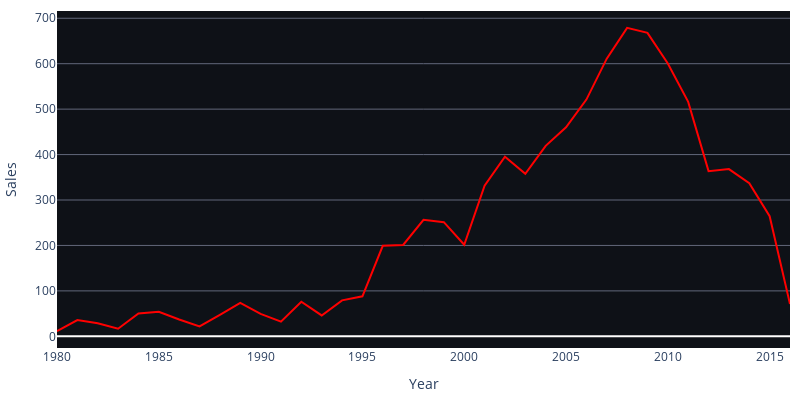

This figure's notebook cell:
### Code cell
fig = px.line(df.groupby('Year')['Global_Sales'].sum().reset_index(), x='Year', y='Global_Sales')
fig.update_yaxes(title_text='Global Sales')
fig.update_traces(line=dict(color='red'))
fig.update_layout(
xaxis_title='Year',
yaxis_title='Sales',
width=800,
height=400,
margin=dict(l=10, r=10, t=10, b=10),
xaxis=dict(showgrid=False),
yaxis=dict(showgrid=True, gridcolor='#61677A'),
hovermode='x',  # Show tooltips on hover
hoverlabel=dict(bgcolor='#1A1A40', font_size=12),  # Tooltip style
)
fig.update_layout(plot_bgcolor='#0E1117' ,)
fig.show()

### Figure 1 — Plotly figure (JSON) as saved in the notebook; plotly's stock layout.template omitted (floating-point values rounded to 4 significant figures)
{"data": [{"hovertemplate": "Year=%{x}<br>Global_Sales=%{y}<extra></extra>", "legendgroup": "", "line": {"color": "red", "dash": "solid"}, "marker": {"symbol": "circle"}, "mode": "lines", "name": "", "orientation": "v", "showlegend": false, "type": "scatter", "x": [1980, 1981, 1982, 1983, 1984, 1985, 1986, 1987, 1988, 1989, 1990, 1991, 1992, 1993, 1994, 1995, 1996, 1997, 1998, 1999, 2000, 2001, 2002, 2003, 2004, 2005, 2006, 2007, 2008, 2009, 2010, 2011, 2012, 2013, 2014, 2015, 2016], "xaxis": "x", "y": [11.38, 35.77, 28.86, 16.79, 50.36, 53.94, 37.07, 21.74, 47.22, 73.45, 49.39, 32.23, 76.16, 45.98, 79.17, 88.11, 199.2, 201.0, 256.5, 251.3, 201.6, 331.5, 395.2, 357.9, 419.3, 459.9, 521.0, 611.1, 678.9, 667.9, 600.5, 516.0, 363.5, 368.1, 337.1, 264.4, 70.93], "yaxis": "y"}], "layout": {"height": 400, "hoverlabel": {"bgcolor": "#1A1A40", "font": {"size": 12}}, "hovermode": "x", "legend": {"tracegroupgap": 0}, "margin": {"b": 10, "l": 10, "r": 10, "t": 10}, "plot_bgcolor": "#0E1117", "width": 800, "xaxis": {"anchor": "y", "domain": [0, 1], "showgrid": false, "title": {"text": "Year"}}, "yaxis": {"anchor": "x", "domain": [0, 1], "gridcolor": "#61677A", "showgrid": true, "title": {"text": "Sales"}}}}
